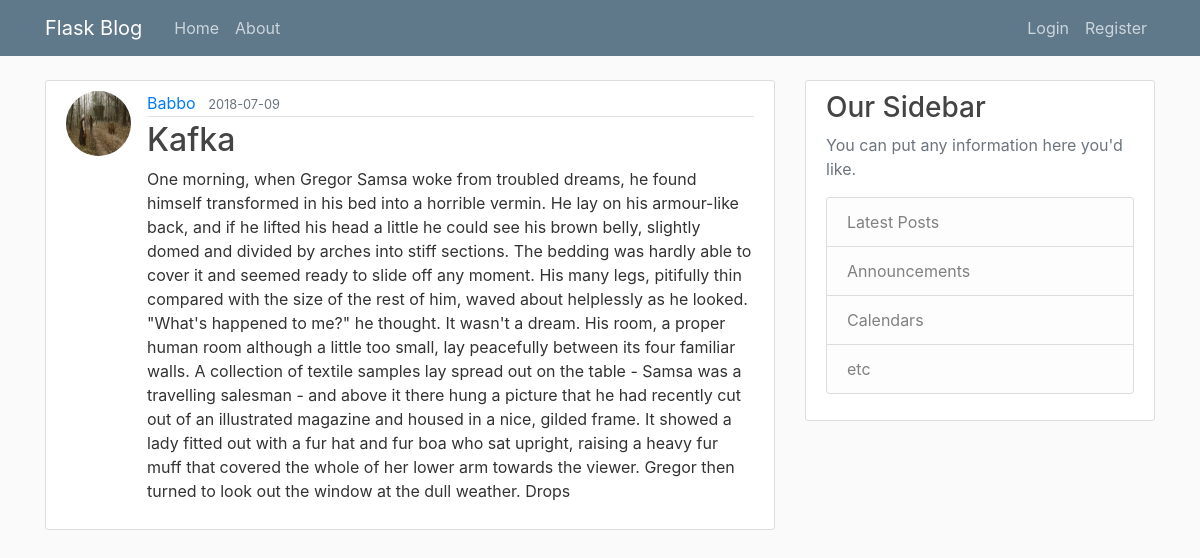
/post/6, run on the app's committed database.
### flaskblog/models.py (models this page shows, shortened)
class User(db.Model, UserMixin):
    id = db.Column(db.Integer, primary_key = True)
    username = db.Column(db.String(20), unique = True, nullable = False)
    email = db.Column(db.String(120), unique=True, nullable=False)
    image_file = db.Column(db.String(20), nullable=False, default='default.jpg')
    password = db.Column(db.String(60), nullable = False)
    posts = db.relationship('Post', backref='author', lazy=True)

class Post(db.Model):
    id = db.Column(db.Integer, primary_key=True)
    title = db.Column(db.String(100), nullable=False)
    date_posted = db.Column(db.DateTime, nullable=False, default=datetime.utcnow)
    content = db.Column(db.Text, nullable = False)
    user_id = db.Column(db.Integer, db.ForeignKey('user.id'), nullable=False)

### flaskblog/posts/routes.py (the view)
@posts.route('/post/<int:post_id>')
def post(post_id):
    post = Post.query.get_or_404(post_id)
    return render_template("post.html", title=post.title, post=post)

### flaskblog/templates/post.html (shortened to what this page needs)
{% extends "layout.html" %}
{% block content %}
    <article class="media content-section">
      <img src="{{ url_for('static', filename='profile_pics/' + post.author.image_file) }}" class="rounded-circle article-img">
      <div class="media-body">
        <div class="article-metadata">
          <a class="mr-2" href="{{ url_for('users.user_posts', username=post.author.username) }}">{{ post.author.username }}</a>
          <small class="text-muted">{{ post.date_posted.strftime('%Y-%m-%d') }}</small>
        </div>
        <h2 class="article-title">{{ post.title }}</h2>
        <p class="article-content">{{ post.content }}</p>
      </div>
    </article>
{% endblock content %}

### flaskblog/static/main.css (style rules this page uses)
body { background: #fafafa; color: #333333; margin-top: 5rem; }
h1, h2, h3, h4, h5, h6 { color: #444444; }
.content-section { background: #ffffff; padding: 10px 20px; border: 1px solid #dddddd; border-radius: 3px; margin-bottom: 20px; }
.article-title { color: #444444; }
.article-content { white-space: pre-line; }
.article-img { height: 65px; width: 65px; margin-right: 16px; }
.article-metadata { padding-bottom: 1px; margin-bottom: 4px; border-bottom: 1px solid #e3e3e3 }

### data on the page
User: image_file (picture), author.username "Babbo"
Post: date_posted "2018-07-09", title "Kafka", content "One morning, when Gregor Samsa woke from troubled dreams, he found himself transformed in his bed into a horrible vermin. He lay on his armour-like back, and if he lifted his head a little he could see his brown belly, slightly domed and divided by arches into stiff sections. The bedding was hardly able to cover it and seemed ready to slide off any moment. His many legs, pitifully thin compared with the size of the rest of him, waved about helplessly as he looked. \"What's happened to me?\" he thought. It wasn't a dream. His room, a proper human room although a little too small, lay peacefully between its four familiar walls. A collection of textile samples lay spread out on the table - Samsa…"
